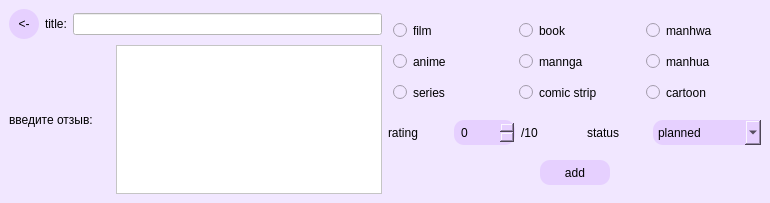
<?xml version="1.0" encoding="UTF-8"?>
<ui version="4.0">
 <class>MainWindow</class>
 <widget class="QMainWindow" name="MainWindow">
  <property name="geometry">
   <rect>
    <x>0</x>
    <y>0</y>
    <width>770</width>
    <height>203</height>
   </rect>
  </property>
  <property name="windowTitle">
   <string>add title</string>
  </property>
  <property name="styleSheet">
   <string notr="true">background-color: rgb(241, 231, 255);</string>
  </property>
  <widget class="QWidget" name="centralwidget">
   <layout class="QGridLayout" name="gridLayout_3">
    <item row="0" column="0">
     <layout class="QGridLayout" name="grid_layout_left">
      <item row="0" column="0">
       <layout class="QVBoxLayout" name="vertical_layout_left">
        <item>
         <layout class="QHBoxLayout" name="horizontal_layout_title">
          <item>
           <widget class="QPushButton" name="back_button">
            <property name="styleSheet">
             <string notr="true">QPushButton{
	background-color: rgb(230, 208, 255);
	border-radius: 15px;
	padding: 5px;
    width: 20px;
    height: 20px;
}
QPushButton:hover{
	background-color: rgb(157, 0, 255);
}</string>
            </property>
            <property name="text">
             <string>&lt;-</string>
            </property>
           </widget>
          </item>
          <item>
           <widget class="QLabel" name="title_text">
            <property name="text">
             <string>title:</string>
            </property>
           </widget>
          </item>
          <item>
           <widget class="QLineEdit" name="title_input">
            <property name="styleSheet">
             <string notr="true">background-color: rgb(255, 255, 255);</string>
            </property>
           </widget>
          </item>
         </layout>
        </item>
        <item>
         <layout class="QHBoxLayout" name="horizontal_layout_comment">
          <item>
           <widget class="QLabel" name="input_comment_text">
            <property name="text">
             <string>введите отзыв:     </string>
            </property>
           </widget>
          </item>
          <item>
           <widget class="QPlainTextEdit" name="comment_input">
            <property name="styleSheet">
             <string notr="true">background-color: rgb(255, 255, 255);</string>
            </property>
           </widget>
          </item>
         </layout>
        </item>
       </layout>
      </item>
      <item row="0" column="1">
       <layout class="QVBoxLayout" name="vertical_layout_right">
        <item>
         <layout class="QGridLayout" name="grid_layout_types">
          <item row="0" column="1">
           <widget class="QRadioButton" name="r2">
            <property name="styleSheet">
             <string notr="true">QRadioButton{
	background-color: rgb(241, 231, 255);
	border-radius: 10px;
	padding: 5px;
    width: 70px;
    height: 15px;
}
QRadioButton:hover{
	background-color: rgb(255, 148, 218);
}</string>
            </property>
            <property name="text">
             <string>book</string>
            </property>
           </widget>
          </item>
          <item row="0" column="0">
           <widget class="QRadioButton" name="r1">
            <property name="styleSheet">
             <string notr="true">QRadioButton{
	background-color: rgb(241, 231, 255);
	border-radius: 10px;
	padding: 5px;
    width: 70px;
    height: 15px;
}
QRadioButton:hover{
	background-color: rgb(255, 148, 218);
}</string>
            </property>
            <property name="text">
             <string>film</string>
            </property>
           </widget>
          </item>
          <item row="2" column="1">
           <widget class="QRadioButton" name="r8">
            <property name="styleSheet">
             <string notr="true">QRadioButton{
	background-color: rgb(241, 231, 255);
	border-radius: 10px;
	padding: 5px;
    width: 70px;
    height: 15px;
}
QRadioButton:hover{
	background-color: rgb(255, 148, 218);
}</string>
            </property>
            <property name="text">
             <string>comic strip</string>
            </property>
           </widget>
          </item>
          <item row="2" column="2">
           <widget class="QRadioButton" name="r9">
            <property name="styleSheet">
             <string notr="true">QRadioButton{
	background-color: rgb(241, 231, 255);
	border-radius: 10px;
	padding: 5px;
    width: 70px;
    height: 15px;
}
QRadioButton:hover{
	background-color: rgb(255, 148, 218);
}</string>
            </property>
            <property name="text">
             <string>cartoon</string>
            </property>
           </widget>
          </item>
          <item row="1" column="0">
           <widget class="QRadioButton" name="r4">
            <property name="styleSheet">
             <string notr="true">QRadioButton{
	background-color: rgb(241, 231, 255);
	border-radius: 10px;
	padding: 5px;
    width: 70px;
    height: 15px;
}
QRadioButton:hover{
	background-color: rgb(255, 148, 218);
}</string>
            </property>
            <property name="text">
             <string>anime</string>
            </property>
           </widget>
          </item>
          <item row="1" column="2">
           <widget class="QRadioButton" name="r6">
            <property name="styleSheet">
             <string notr="true">QRadioButton{
	background-color: rgb(241, 231, 255);
	border-radius: 10px;
	padding: 5px;
    width: 70px;
    height: 15px;
}
QRadioButton:hover{
	background-color: rgb(255, 148, 218);
}</string>
            </property>
            <property name="text">
             <string>manhua</string>
            </property>
           </widget>
          </item>
          <item row="2" column="0">
           <widget class="QRadioButton" name="r7">
            <property name="styleSheet">
             <string notr="true">QRadioButton{
	background-color: rgb(241, 231, 255);
	border-radius: 10px;
	padding: 5px;
    width: 70px;
    height: 15px;
}
QRadioButton:hover{
	background-color: rgb(255, 148, 218);
}</string>
            </property>
            <property name="text">
             <string>series</string>
            </property>
           </widget>
          </item>
          <item row="0" column="2">
           <widget class="QRadioButton" name="r3">
            <property name="styleSheet">
             <string notr="true">QRadioButton{
	background-color: rgb(241, 231, 255);
	border-radius: 10px;
	padding: 5px;
    width: 70px;
    height: 15px;
}
QRadioButton:hover{
	background-color: rgb(255, 148, 218);
}</string>
            </property>
            <property name="text">
             <string>manhwa</string>
            </property>
           </widget>
          </item>
          <item row="1" column="1">
           <widget class="QRadioButton" name="r5">
            <property name="styleSheet">
             <string notr="true">QRadioButton{
	background-color: rgb(241, 231, 255);
	border-radius: 10px;
	padding: 5px;
    width: 70px;
    height: 15px;
}
QRadioButton:hover{
	background-color: rgb(255, 148, 218);
}</string>
            </property>
            <property name="text">
             <string>mannga</string>
            </property>
           </widget>
          </item>
         </layout>
        </item>
        <item>
         <layout class="QHBoxLayout" name="horizontal_layout_rating_status">
          <item>
           <widget class="QLabel" name="rating_text">
            <property name="text">
             <string>rating</string>
            </property>
           </widget>
          </item>
          <item>
           <widget class="QSpinBox" name="rating_spin_box">
            <property name="styleSheet">
             <string notr="true">QSpinBox{
	background-color: rgb(230, 208, 255);
	border-radius: 10px;
	padding: 5px;
    width: 20px;
    height: 15px;
}
QSpinBox:hover{
	background-color: rgb(157, 0, 255);
}</string>
            </property>
           </widget>
          </item>
          <item>
           <widget class="QLabel" name="rating_from">
            <property name="text">
             <string>/10          </string>
            </property>
           </widget>
          </item>
          <item>
           <widget class="QLabel" name="status_text">
            <property name="text">
             <string>status</string>
            </property>
           </widget>
          </item>
          <item>
           <widget class="QComboBox" name="status_combo_box">
            <property name="styleSheet">
             <string notr="true">QComboBox{
	background-color: rgb(230, 208, 255);
	border-radius: 10px;
	padding: 5px;
    width: 80px;
    height: 15px;
}
QComboBox:hover{
	background-color: rgb(157, 0, 255);
}</string>
            </property>
            <property name="sizeAdjustPolicy">
             <enum>QComboBox::AdjustToContents</enum>
            </property>
            <item>
             <property name="text">
              <string>planned</string>
             </property>
            </item>
            <item>
             <property name="text">
              <string>in progress</string>
             </property>
            </item>
            <item>
             <property name="text">
              <string>finished</string>
             </property>
            </item>
           </widget>
          </item>
         </layout>
        </item>
        <item>
         <layout class="QVBoxLayout" name="vertical_layout_add">
          <item>
           <layout class="QHBoxLayout" name="horizontal_layout_add">
            <item>
             <spacer name="spacer_add_left">
              <property name="orientation">
               <enum>Qt::Horizontal</enum>
              </property>
              <property name="sizeHint" stdset="0">
               <size>
                <width>40</width>
                <height>20</height>
               </size>
              </property>
             </spacer>
            </item>
            <item>
             <widget class="QPushButton" name="button_add">
              <property name="styleSheet">
               <string notr="true">QPushButton{
	background-color: rgb(230, 208, 255);
	border-radius: 10px;
	padding: 5px;
    width: 60px;
    height: 15px;
}
QPushButton:hover{
	background-color: rgb(157, 0, 255);
}</string>
              </property>
              <property name="text">
               <string>add</string>
              </property>
             </widget>
            </item>
            <item>
             <spacer name="spacer_add_right">
              <property name="orientation">
               <enum>Qt::Horizontal</enum>
              </property>
              <property name="sizeHint" stdset="0">
               <size>
                <width>40</width>
                <height>20</height>
               </size>
              </property>
             </spacer>
            </item>
           </layout>
          </item>
         </layout>
        </item>
       </layout>
      </item>
     </layout>
    </item>
   </layout>
  </widget>
 </widget>
 <resources/>
 <connections/>
</ui>
